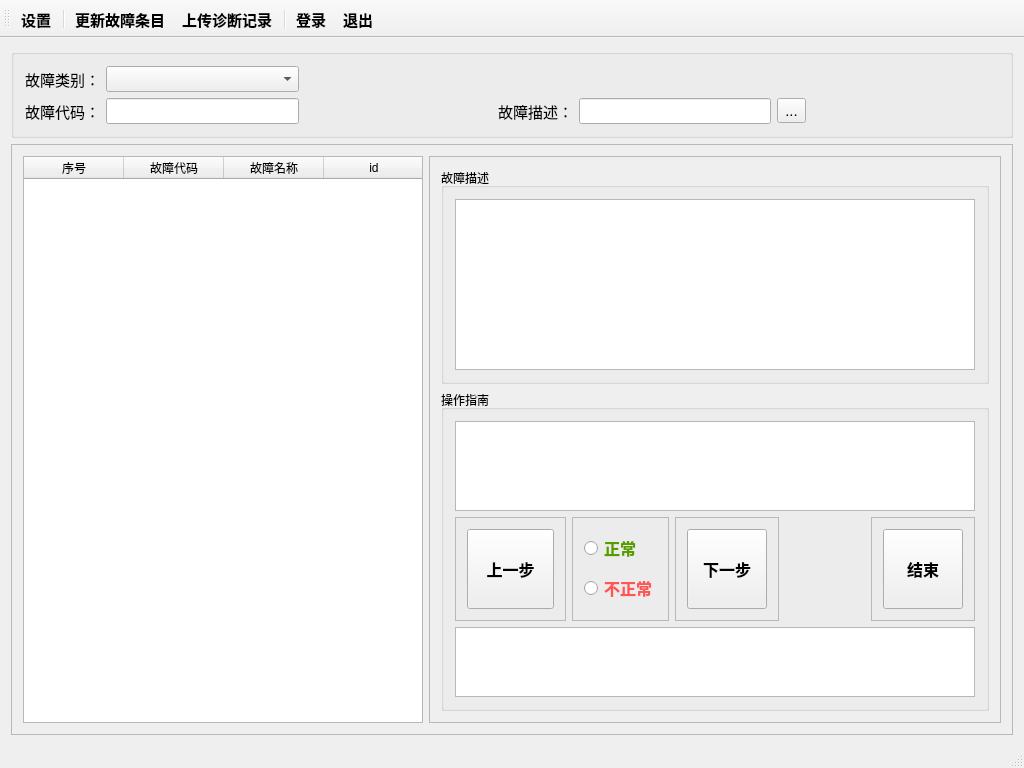
<?xml version="1.0" encoding="UTF-8"?>
<ui version="4.0">
 <class>MainWindow</class>
 <widget class="QMainWindow" name="MainWindow">
  <property name="geometry">
   <rect>
    <x>0</x>
    <y>0</y>
    <width>1024</width>
    <height>768</height>
   </rect>
  </property>
  <property name="minimumSize">
   <size>
    <width>1024</width>
    <height>768</height>
   </size>
  </property>
  <property name="maximumSize">
   <size>
    <width>16777215</width>
    <height>16777215</height>
   </size>
  </property>
  <property name="windowTitle">
   <string>维护应用平台-Version 1.0</string>
  </property>
  <property name="windowIcon">
   <iconset resource="icon.qrc">
    <normaloff>:/icon/icon/maintenance_tool_tools_96px_516592_easyicon.net.ico</normaloff>:/icon/icon/maintenance_tool_tools_96px_516592_easyicon.net.ico</iconset>
  </property>
  <widget class="QWidget" name="centralWidget">
   <layout class="QVBoxLayout" name="verticalLayout">
    <item>
     <widget class="QGroupBox" name="groupBox">
      <property name="font">
       <font>
        <pointsize>11</pointsize>
       </font>
      </property>
      <property name="title">
       <string/>
      </property>
      <layout class="QGridLayout" name="gridLayout">
       <item row="1" column="5">
        <widget class="QToolButton" name="toolButton_search">
         <property name="text">
          <string>...</string>
         </property>
         <property name="icon">
          <iconset resource="icon.qrc">
           <normaloff>:/icon/icon/fake_find_magnifying_glass_search_zoom_48px_106_easyicon.net.png</normaloff>:/icon/icon/fake_find_magnifying_glass_search_zoom_48px_106_easyicon.net.png</iconset>
         </property>
        </widget>
       </item>
       <item row="1" column="4">
        <widget class="QLineEdit" name="lineEdit_description"/>
       </item>
       <item row="0" column="0">
        <widget class="QLabel" name="label">
         <property name="text">
          <string>故障类别：</string>
         </property>
        </widget>
       </item>
       <item row="1" column="0">
        <widget class="QLabel" name="label_2">
         <property name="text">
          <string>故障代码：</string>
         </property>
        </widget>
       </item>
       <item row="1" column="1">
        <widget class="QLineEdit" name="lineEdit_ID"/>
       </item>
       <item row="0" column="1">
        <widget class="QComboBox" name="comboBox_type"/>
       </item>
       <item row="1" column="3">
        <widget class="QLabel" name="label_3">
         <property name="text">
          <string>故障描述：</string>
         </property>
        </widget>
       </item>
       <item row="1" column="2">
        <spacer name="horizontalSpacer">
         <property name="orientation">
          <enum>Qt::Horizontal</enum>
         </property>
         <property name="sizeHint" stdset="0">
          <size>
           <width>40</width>
           <height>20</height>
          </size>
         </property>
        </spacer>
       </item>
       <item row="1" column="6">
        <spacer name="horizontalSpacer_2">
         <property name="orientation">
          <enum>Qt::Horizontal</enum>
         </property>
         <property name="sizeHint" stdset="0">
          <size>
           <width>40</width>
           <height>20</height>
          </size>
         </property>
        </spacer>
       </item>
      </layout>
     </widget>
    </item>
    <item>
     <widget class="QFrame" name="frame">
      <property name="frameShape">
       <enum>QFrame::StyledPanel</enum>
      </property>
      <property name="frameShadow">
       <enum>QFrame::Raised</enum>
      </property>
      <layout class="QHBoxLayout" name="horizontalLayout">
       <item>
        <widget class="QTableWidget" name="tableWidget">
         <property name="sizePolicy">
          <sizepolicy hsizetype="Expanding" vsizetype="Expanding">
           <horstretch>0</horstretch>
           <verstretch>0</verstretch>
          </sizepolicy>
         </property>
         <property name="maximumSize">
          <size>
           <width>400</width>
           <height>16777215</height>
          </size>
         </property>
         <property name="horizontalScrollBarPolicy">
          <enum>Qt::ScrollBarAlwaysOff</enum>
         </property>
         <column>
          <property name="text">
           <string>序号</string>
          </property>
         </column>
         <column>
          <property name="text">
           <string>故障代码</string>
          </property>
         </column>
         <column>
          <property name="text">
           <string>故障名称</string>
          </property>
         </column>
         <column>
          <property name="text">
           <string>id</string>
          </property>
          <property name="background">
           <color>
            <red>255</red>
            <green>255</green>
            <blue>255</blue>
           </color>
          </property>
          <property name="foreground">
           <brush brushstyle="NoBrush">
            <color alpha="255">
             <red>255</red>
             <green>255</green>
             <blue>255</blue>
            </color>
           </brush>
          </property>
         </column>
        </widget>
       </item>
       <item>
        <widget class="QFrame" name="frame_2">
         <property name="sizePolicy">
          <sizepolicy hsizetype="Minimum" vsizetype="Expanding">
           <horstretch>0</horstretch>
           <verstretch>0</verstretch>
          </sizepolicy>
         </property>
         <property name="frameShape">
          <enum>QFrame::StyledPanel</enum>
         </property>
         <property name="frameShadow">
          <enum>QFrame::Raised</enum>
         </property>
         <layout class="QVBoxLayout" name="verticalLayout_2">
          <item>
           <widget class="QGroupBox" name="groupBox_2">
            <property name="sizePolicy">
             <sizepolicy hsizetype="Minimum" vsizetype="Expanding">
              <horstretch>0</horstretch>
              <verstretch>0</verstretch>
             </sizepolicy>
            </property>
            <property name="title">
             <string>故障描述</string>
            </property>
            <layout class="QGridLayout" name="gridLayout_2">
             <item row="0" column="0">
              <widget class="QTextBrowser" name="textBrowser_description">
               <property name="font">
                <font>
                 <pointsize>11</pointsize>
                 <weight>75</weight>
                 <bold>true</bold>
                </font>
               </property>
              </widget>
             </item>
            </layout>
           </widget>
          </item>
          <item>
           <widget class="QGroupBox" name="groupBox_3">
            <property name="sizePolicy">
             <sizepolicy hsizetype="Preferred" vsizetype="Preferred">
              <horstretch>0</horstretch>
              <verstretch>0</verstretch>
             </sizepolicy>
            </property>
            <property name="title">
             <string>操作指南</string>
            </property>
            <layout class="QGridLayout" name="gridLayout_7">
             <item row="0" column="0" colspan="5">
              <widget class="QTextBrowser" name="textBrowser_operation">
               <property name="sizePolicy">
                <sizepolicy hsizetype="Expanding" vsizetype="Preferred">
                 <horstretch>0</horstretch>
                 <verstretch>0</verstretch>
                </sizepolicy>
               </property>
               <property name="maximumSize">
                <size>
                 <width>16777215</width>
                 <height>100</height>
                </size>
               </property>
               <property name="font">
                <font>
                 <pointsize>11</pointsize>
                 <weight>75</weight>
                 <bold>true</bold>
                </font>
               </property>
              </widget>
             </item>
             <item row="1" column="0">
              <widget class="QFrame" name="frame_5">
               <property name="sizePolicy">
                <sizepolicy hsizetype="Maximum" vsizetype="Preferred">
                 <horstretch>0</horstretch>
                 <verstretch>0</verstretch>
                </sizepolicy>
               </property>
               <property name="minimumSize">
                <size>
                 <width>111</width>
                 <height>0</height>
                </size>
               </property>
               <property name="frameShape">
                <enum>QFrame::StyledPanel</enum>
               </property>
               <property name="frameShadow">
                <enum>QFrame::Raised</enum>
               </property>
               <layout class="QGridLayout" name="gridLayout_5">
                <item row="0" column="0">
                 <widget class="QToolButton" name="toolButton_last">
                  <property name="sizePolicy">
                   <sizepolicy hsizetype="Preferred" vsizetype="Preferred">
                    <horstretch>0</horstretch>
                    <verstretch>0</verstretch>
                   </sizepolicy>
                  </property>
                  <property name="font">
                   <font>
                    <family>新宋体</family>
                    <pointsize>12</pointsize>
                    <weight>75</weight>
                    <bold>true</bold>
                   </font>
                  </property>
                  <property name="text">
                   <string>上一步</string>
                  </property>
                 </widget>
                </item>
               </layout>
              </widget>
             </item>
             <item row="1" column="1">
              <widget class="QFrame" name="frame_3">
               <property name="sizePolicy">
                <sizepolicy hsizetype="Expanding" vsizetype="Preferred">
                 <horstretch>0</horstretch>
                 <verstretch>0</verstretch>
                </sizepolicy>
               </property>
               <property name="font">
                <font>
                 <pointsize>12</pointsize>
                </font>
               </property>
               <property name="frameShape">
                <enum>QFrame::StyledPanel</enum>
               </property>
               <property name="frameShadow">
                <enum>QFrame::Raised</enum>
               </property>
               <layout class="QVBoxLayout" name="verticalLayout_3">
                <item>
                 <widget class="QRadioButton" name="radioButton_yes">
                  <property name="font">
                   <font>
                    <family>微软雅黑</family>
                    <pointsize>12</pointsize>
                    <weight>75</weight>
                    <bold>true</bold>
                   </font>
                  </property>
                  <property name="styleSheet">
                   <string notr="true">color: qlineargradient(spread:pad, x1:0.244, y1:0.148, x2:0.552, y2:0.948864, stop:1 rgba(85, 156, 0, 255));</string>
                  </property>
                  <property name="text">
                   <string>正常</string>
                  </property>
                 </widget>
                </item>
                <item>
                 <widget class="QRadioButton" name="radioButton_no">
                  <property name="font">
                   <font>
                    <family>微软雅黑</family>
                    <pointsize>12</pointsize>
                    <weight>75</weight>
                    <bold>true</bold>
                   </font>
                  </property>
                  <property name="styleSheet">
                   <string notr="true">color: qlineargradient(spread:pad, x1:0.244, y1:0.148, x2:0.552, y2:0.948864, stop:1 rgba(255, 85, 85, 255));</string>
                  </property>
                  <property name="text">
                   <string>不正常</string>
                  </property>
                 </widget>
                </item>
               </layout>
              </widget>
             </item>
             <item row="1" column="2">
              <widget class="QFrame" name="frame_4">
               <property name="sizePolicy">
                <sizepolicy hsizetype="Preferred" vsizetype="Preferred">
                 <horstretch>0</horstretch>
                 <verstretch>0</verstretch>
                </sizepolicy>
               </property>
               <property name="font">
                <font>
                 <pointsize>12</pointsize>
                </font>
               </property>
               <property name="frameShape">
                <enum>QFrame::StyledPanel</enum>
               </property>
               <property name="frameShadow">
                <enum>QFrame::Raised</enum>
               </property>
               <layout class="QGridLayout" name="gridLayout_3">
                <item row="0" column="1">
                 <widget class="QToolButton" name="toolButton_next">
                  <property name="sizePolicy">
                   <sizepolicy hsizetype="Preferred" vsizetype="Preferred">
                    <horstretch>0</horstretch>
                    <verstretch>0</verstretch>
                   </sizepolicy>
                  </property>
                  <property name="minimumSize">
                   <size>
                    <width>80</width>
                    <height>80</height>
                   </size>
                  </property>
                  <property name="font">
                   <font>
                    <family>新宋体</family>
                    <weight>75</weight>
                    <bold>true</bold>
                   </font>
                  </property>
                  <property name="text">
                   <string>下一步</string>
                  </property>
                 </widget>
                </item>
               </layout>
              </widget>
             </item>
             <item row="1" column="4">
              <widget class="QFrame" name="frame_6">
               <property name="sizePolicy">
                <sizepolicy hsizetype="Preferred" vsizetype="Preferred">
                 <horstretch>0</horstretch>
                 <verstretch>0</verstretch>
                </sizepolicy>
               </property>
               <property name="font">
                <font>
                 <pointsize>12</pointsize>
                </font>
               </property>
               <property name="frameShape">
                <enum>QFrame::StyledPanel</enum>
               </property>
               <property name="frameShadow">
                <enum>QFrame::Raised</enum>
               </property>
               <layout class="QGridLayout" name="gridLayout_6">
                <item row="0" column="1">
                 <widget class="QToolButton" name="toolButton_end">
                  <property name="sizePolicy">
                   <sizepolicy hsizetype="Preferred" vsizetype="Preferred">
                    <horstretch>0</horstretch>
                    <verstretch>0</verstretch>
                   </sizepolicy>
                  </property>
                  <property name="minimumSize">
                   <size>
                    <width>80</width>
                    <height>80</height>
                   </size>
                  </property>
                  <property name="font">
                   <font>
                    <family>新宋体</family>
                    <weight>75</weight>
                    <bold>true</bold>
                    <stylestrategy>PreferDefault</stylestrategy>
                   </font>
                  </property>
                  <property name="text">
                   <string>结束</string>
                  </property>
                 </widget>
                </item>
               </layout>
              </widget>
             </item>
             <item row="1" column="3">
              <spacer name="horizontalSpacer_3">
               <property name="orientation">
                <enum>Qt::Horizontal</enum>
               </property>
               <property name="sizeHint" stdset="0">
                <size>
                 <width>40</width>
                 <height>20</height>
                </size>
               </property>
              </spacer>
             </item>
             <item row="2" column="0" colspan="5">
              <widget class="QPlainTextEdit" name="plainTextEdit_result">
               <property name="sizePolicy">
                <sizepolicy hsizetype="Expanding" vsizetype="Preferred">
                 <horstretch>0</horstretch>
                 <verstretch>0</verstretch>
                </sizepolicy>
               </property>
               <property name="maximumSize">
                <size>
                 <width>16777215</width>
                 <height>80</height>
                </size>
               </property>
               <property name="plainText">
                <string/>
               </property>
               <property name="placeholderText">
                <string>检测结果补充说明...</string>
               </property>
              </widget>
             </item>
            </layout>
           </widget>
          </item>
         </layout>
        </widget>
       </item>
      </layout>
     </widget>
    </item>
   </layout>
  </widget>
  <widget class="QToolBar" name="mainToolBar">
   <property name="font">
    <font>
     <pointsize>11</pointsize>
     <weight>75</weight>
     <bold>true</bold>
    </font>
   </property>
   <property name="toolButtonStyle">
    <enum>Qt::ToolButtonTextBesideIcon</enum>
   </property>
   <attribute name="toolBarArea">
    <enum>TopToolBarArea</enum>
   </attribute>
   <attribute name="toolBarBreak">
    <bool>false</bool>
   </attribute>
   <addaction name="action_config"/>
   <addaction name="separator"/>
   <addaction name="action_download"/>
   <addaction name="action_upload"/>
   <addaction name="separator"/>
   <addaction name="action_login"/>
   <addaction name="action_exit"/>
  </widget>
  <widget class="QStatusBar" name="statusBar"/>
  <action name="action_exit">
   <property name="icon">
    <iconset resource="icon.qrc">
     <normaloff>:/icon/icon/exit_48px_27110_easyicon.net.png</normaloff>:/icon/icon/exit_48px_27110_easyicon.net.png</iconset>
   </property>
   <property name="text">
    <string>退出</string>
   </property>
   <property name="shortcutContext">
    <enum>Qt::WidgetShortcut</enum>
   </property>
   <property name="menuRole">
    <enum>QAction::TextHeuristicRole</enum>
   </property>
  </action>
  <action name="action_download">
   <property name="icon">
    <iconset resource="icon.qrc">
     <normaloff>:/icon/icon/refresh_48px_30803_easyicon.net.png</normaloff>:/icon/icon/refresh_48px_30803_easyicon.net.png</iconset>
   </property>
   <property name="text">
    <string>更新故障条目</string>
   </property>
   <property name="toolTip">
    <string>更新故障条目</string>
   </property>
  </action>
  <action name="action_upload">
   <property name="icon">
    <iconset resource="icon.qrc">
     <normaloff>:/icon/icon/upload_48px_28748_easyicon.net.png</normaloff>:/icon/icon/upload_48px_28748_easyicon.net.png</iconset>
   </property>
   <property name="text">
    <string>上传诊断记录</string>
   </property>
  </action>
  <action name="action_config">
   <property name="icon">
    <iconset resource="icon.qrc">
     <normaloff>:/icon/icon/cog_config_configuracion_configuration_edit_48px_249_easyicon.net.png</normaloff>:/icon/icon/cog_config_configuracion_configuration_edit_48px_249_easyicon.net.png</iconset>
   </property>
   <property name="text">
    <string>设置</string>
   </property>
  </action>
  <action name="action_login">
   <property name="enabled">
    <bool>true</bool>
   </property>
   <property name="icon">
    <iconset resource="icon.qrc">
     <normaloff>:/icon/icon/login.png</normaloff>:/icon/icon/login.png</iconset>
   </property>
   <property name="text">
    <string>登录</string>
   </property>
  </action>
 </widget>
 <layoutdefault spacing="6" margin="11"/>
 <resources>
  <include location="icon.qrc"/>
 </resources>
 <connections/>
</ui>
